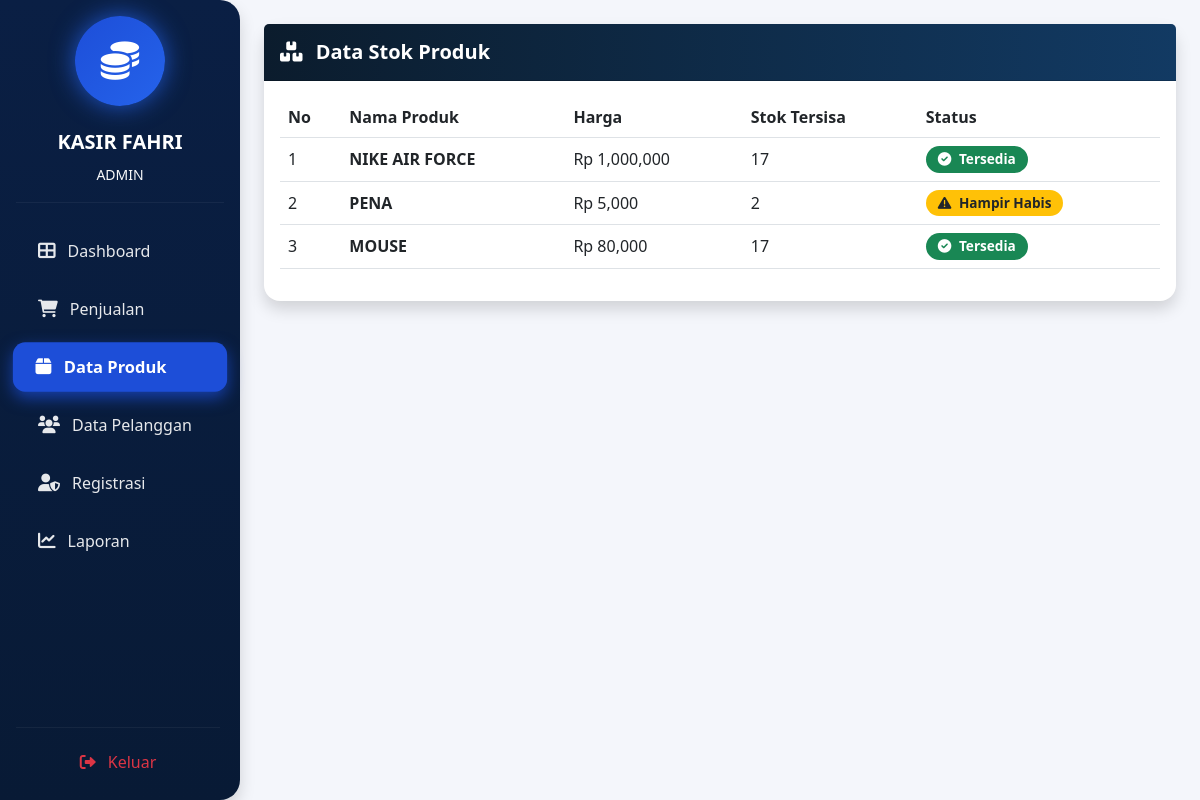
Page /petugas/produk/index.php (signed in) on the committed database.
### tables this page shows
CREATE TABLE `produk` (
  `ProdukID` int(11) NOT NULL,
  `NamaProduk` varchar(255) NOT NULL,
  `Harga` decimal(10,2) NOT NULL,
  `Stok` int(11) NOT NULL
);

### petugas/produk/index.php (the view, shortened to what this page needs)
<?php
include '../../main/connect.php';
?>
<!DOCTYPE html>
<html lang="id">
<head>
    <link href="https://cdn.jsdelivr.net/npm/bootstrap@5.3.0/dist/css/bootstrap.min.css" rel="stylesheet">
    <link href="https://cdnjs.cloudflare.com/ajax/libs/font-awesome/6.0.0/css/all.min.css" rel="stylesheet">
</head>
<body>
<div class="d-flex">
    <?php include '../../template/sidebar.php'; ?>
    <div class="container-fluid p-4">
        <div class="card shadow border-0 rounded-4">
            <div class="card-header py-3 d-flex justify-content-between align-items-center">
                <h5 class="fw-bold m-0">
                    <i class="fas fa-boxes-stacked me-2"></i> Data Stok Produk
                </h5>
            </div>
            <div class="card-body">
                <div class="table-responsive">
                    <table class="table table-hover align-middle">
                        <thead>
                            <tr>
                                <th>No</th>
                                <th>Nama Produk</th>
                                <th>Harga</th>
                                <th>Stok Tersisa</th>
                                <th>Status</th>
                            </tr>
                        </thead>
                        <tbody>
                            <?php
                            $no = 1;
                            $sql = mysqli_query($conn, "SELECT * FROM produk");
                            while ($d = mysqli_fetch_array($sql)) {
                                if ($d['Stok'] == 0) {
                                    $status = "<span class='badge bg-danger badge-stock'>
                                        <i class='fas fa-times-circle me-1'></i> Habis
                                    </span>";
                                } elseif ($d['Stok'] < 5) {
                                    $status = "<span class='badge bg-warning text-dark badge-stock'>
                                        <i class='fas fa-exclamation-triangle me-1'></i> Hampir Habis
                                    </span>";
                                } else {
                                    $status = "<span class='badge bg-success badge-stock'>
                                        <i class='fas fa-check-circle me-1'></i> Tersedia
                                    </span>";
                                }
                            ?>
                                <tr>
                                    <td><?= $no++; ?></td>
                                    <td class="fw-bold"><?= $d['NamaProduk']; ?></td>
                                    <td>Rp <?= number_format($d['Harga']); ?></td>
                                    <td><?= $d['Stok']; ?></td>
                                    <td><?= $status; ?></td>
                                </tr>
                            <?php } ?>
                        </tbody>
                    </table>
                </div>
            </div>
        </div>
    </div>
</div>
</body>
</html>

### petugas/produk/index.php (style rules this page uses)
body { background-color: #f4f6fb; }
.card-header { background: linear-gradient(90deg, #0b1c2d, #123a63); color: white; }
.table thead { background-color: #0b1c2d; color: white; }
.badge-stock { padding: 6px 12px; font-size: 0.85rem; border-radius: 20px; }

### rows in the picture
produk: NamaProduk "NIKE AIR FORCE", Harga "1,000,000", Stok "17", shows "Tersedia"
produk: NamaProduk "PENA", Harga "5,000", Stok "2", shows "Hampir Habis"
produk: NamaProduk "MOUSE", Harga "80,000", Stok "17", shows "Tersedia"

### other values in the picture
$role "ADMIN"
